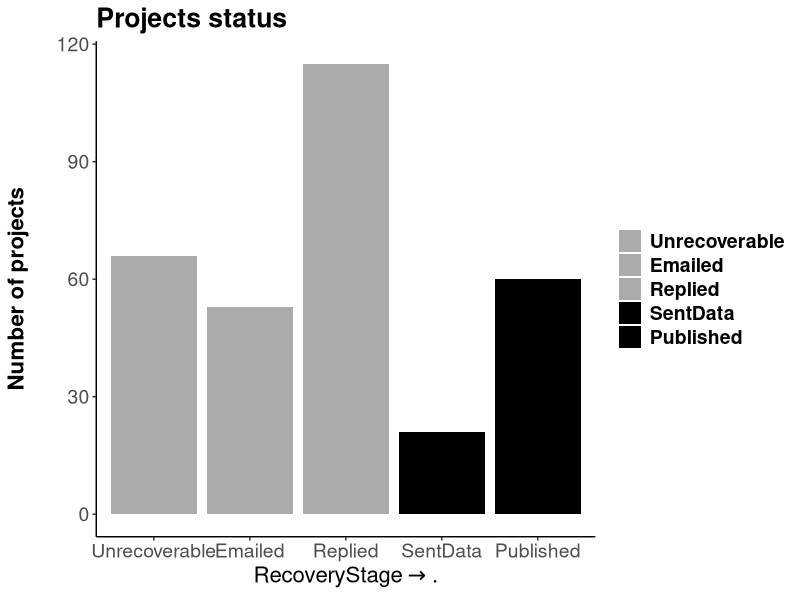

This chart was generated by the following R code: (Note: this script raises an error after producing the figure.)
## ---- chunk 1

library(knitr)
library(dplyr)
library(readr)
library(ggplot2)
library(reshape2)
library(grid)
library(gridExtra)
library(gtable)
library(cowplot)

rslt=read.csv('data/archResRevised2.csv',header=T,stringsAsFactors=F)
rslt[rslt$Status=='published','Status']<-'Published'

rslt$succ=ifelse(rslt$Status %in% c('Published','SentData','Revised'),0,1)
rslt$statSucc=ifelse(rslt$Status %in% c('Published','SentData','Revised'),1,2) # 1 = success, 2 = not successful

agDes=read.csv('data/ecoInfoAgencyDesig.csv',header=T,stringsAsFactors=T,col.names=c('agency','agGrp','agSubGrp'))
agDes$agGrp=gsub('nonProf','private',agDes$agGrp)

rslt2=merge(rslt,agDes,all.x=T)
rslt2=rslt2 %>%
  filter(!end>2010) 
## ---- chunk 2

overall=table(rslt2$Status)
overallLong=melt(overall)
colnames(overallLong)=c('Status','nDatasets')
overall2=overallLong %>%
  mutate(prop=nDatasets/sum(nDatasets))

possible=overallLong %>%
  filter(!Status=='Unrecoverable') %>%
  mutate(prop=nDatasets/sum(nDatasets))

statusOrd=c('Unrecoverable','Emailed','Replied','SentData','Revised','Published')
#rslt2$Status=as.factor(rslt2$Status,levels=statusOrd,ordered=T)
statGrey=c('Unrecoverable'='gray67',
             'Emailed'='gray67',
             'Replied'='gray67',
             'SentData'='black',
             'Revised'='black',
             'Published'='black')

statPlot=ggplot()+
  geom_bar(data=rslt2,
                 aes(x=factor(Status,levels=statusOrd,ordered=T),fill=Status))+
  scale_fill_manual(labels=statusOrd,breaks=statusOrd,values=statGrey)+
  theme(legend.title=element_blank())+
  theme(panel.grid.major = element_blank(),
        panel.grid.minor = element_blank(),
        panel.border = element_blank(),
        panel.background = element_blank())+
  #theme(axis.text.x = element_text(angle=90))+
  xlab(expression(RecoveryStage %->% .))+ # %->%, symbol(/256)
  ylab('Number of projects\n')+
  ggtitle('Projects status')+
  theme(axis.text=element_text(size=14),
        title=element_text(size=16,face="bold"),
        legend.text = element_text(size = 14, face = "bold"))+
  theme(axis.line.x = element_line(color="black"),
        axis.line.y = element_line(color="black"))

statPlot

## ---- chunk 3

catYN=as.data.frame(table(rslt2$dataType,rslt2$succ))
colnames(catYN)=c('category','succ','nDatasets')

broadSpl=strsplit(as.character(catYN$category),'-')
catYN$broad=sapply(broadSpl,function(x) x[1])
bioSub=sapply(broadSpl,function(x) x[2])

bioYN=catYN %>%
  filter(broad=='biological') %>%
  mutate(subCat=na.omit(bioSub)) %>%
  group_by(category) %>%
  mutate(grpTots=sum(nDatasets)) %>%
  mutate(prop=nDatasets/grpTots)

bioYN$subCat=factor(bioYN$subCat,levels=c("habitat",'plankton','benthicInverts','fish','birds','mammals'))

##### general fields (biology grouped)

sums=bioYN %>%
  group_by(succ) %>%
  summarise(nDatasets=sum(nDatasets)) %>%
  mutate(category='biological') %>%
  select(category,succ,nDatasets)

broadDf=catYN %>%
  filter(!broad=='biological') %>%
  group_by(broad) %>%
  mutate(grpTots=sum(nDatasets)) %>%
  mutate(prop=nDatasets/grpTots)
  
broadDf$category<-factor(broadDf$category,levels=c('physical',"biological",'social',"oil",'modeling'))
broadDf[9:10,]<-sums
broadDf[9:10,'prop'] <- c(broadDf$nDatasets[9]/sum(sums$nDatasets),broadDf$nDatasets[10]/sum(sums$nDatasets))
broadDf[9:10,'grpTots'] <- sum(sums$nDatasets)

broadNds=ggplot(broadDf[broadDf$succ==0,],aes(x=category,y=grpTots))+
  geom_bar(stat = "identity",fill="grey")+
  theme(axis.line=element_line('black'),
        panel.grid.major = element_blank(),
        panel.grid.minor = element_blank(),
        panel.border = element_blank(),
        panel.background = element_blank())+
  theme(axis.text.x = element_blank(),
        axis.title.x = element_blank())+
  ggtitle('General fields')+
  ylab('Number of projects\n')+
  theme(axis.text=element_text(size=14),
        title=element_text(size=16,face="bold"))+
  theme(axis.line.x = element_line(color="black"),
        axis.line.y = element_line(color="black"))
  
broadPerc=ggplot(broadDf[broadDf$succ==0,],aes(x=category,y=(prop*100)))+
  geom_bar(stat = "identity",fill="black")+
  scale_x_discrete(labels=c('physical',"biological",'social',"oil",'modeling'))+
  theme(axis.line=element_line('black'),
        panel.grid.major = element_blank(),
        panel.grid.minor = element_blank(),
        panel.border = element_blank(),
        panel.background = element_blank(),
        axis.text.x = element_text(angle=90))+
  xlab('Field')+
  ylab('% successful\n')+
  ylim(0,63)+
  theme(axis.text=element_text(size=14),
        title=element_text(size=16,face="bold"))+
  theme(axis.line.x = element_line(color="black"),
        axis.line.y = element_line(color="black"))+
  # annotate("text", x = 1, y=broadDf$prop[[3]]*100+2, label = as.character(broadDf[broadDf$category=="physical" & broadDf$succ==0,"grpTots"]))+
  # annotate("text", x = 2, y=broadDf$prop[[9]]*100+2, label = as.character(broadDf[broadDf$category=="biological" & broadDf$succ==0,"grpTots"]))+
  annotate("text", x = 3, y=broadDf$prop[[4]]*100+1, label = "*",size=7) #as.character(broadDf[broadDf$category=="social" & broadDf$succ==0,"grpTots"]))+
  # annotate("text", x = 4, y=broadDf$prop[[2]]*100+2, label = as.character(broadDf[broadDf$category=="oil" & broadDf$succ==0,"grpTots"]))+
  # annotate("text", x = 5, y=broadDf$prop[[1]]*100+2, label = as.character(broadDf[broadDf$category=="modeling" & broadDf$succ==0,"grpTots"]))

#biology fields

bioPerc=ggplot(bioYN[bioYN$succ==0,],aes(x=subCat,y=(prop*100)))+
  geom_bar(stat = "identity",fill="black")+
  scale_x_discrete(labels=c("habitat","plankton","inverts","fish","birds","mammals"))+
  theme(axis.line=element_line('black'),
        panel.grid.major = element_blank(),
        panel.grid.minor = element_blank(),
        panel.border = element_blank(),
        panel.background = element_blank())+
  theme(axis.text.x = element_text(angle=90),
        axis.title.y = element_blank())+
  ylim(0,63)+
  xlab('Bio Field')+
  #ylab('% successful')+
  theme(axis.text=element_text(size=14),
        title=element_text(size=16,face="bold"))+
  theme(axis.line.x = element_line(color="black"),
        axis.line.y = element_line(color="black"))+
  # annotate("text", x = 1, y=bioYN$prop[[4]]*100+3, label = as.character(bioYN[bioYN$category=="biological-habitat" & bioYN$succ==0,"grpTots"]))+
  # annotate("text", x = 2, y=bioYN$prop[[6]]*100+3, label = as.character(bioYN[bioYN$category=="biological-plankton" & bioYN$succ==0,"grpTots"]))+
  # annotate("text", x = 3, y=bioYN$prop[[1]]*100+3, label = as.character(bioYN[bioYN$category=="biological-benthicInverts" & bioYN$succ==0,"grpTots"]))+
  annotate("text", x = 4, y=bioYN$prop[[3]]*100+1, label = "*",size=7) #as.character(bioYN[bioYN$category=="biological-fish" & bioYN$succ==0,"grpTots"]))+
  # annotate("text", x = 5, y=bioYN$prop[[2]]*100+3, label = as.character(bioYN[bioYN$category=="biological-birds" & bioYN$succ==0,"grpTots"]))+
  # annotate("text", x = 6, y=bioYN$prop[[5]]*100+3, label = as.character(bioYN[bioYN$category=="biological-mammals" & bioYN$succ==0,"grpTots"]))

bioNds=ggplot(bioYN[bioYN$succ==0,],aes(x=subCat,y=grpTots))+
  geom_bar(stat = "identity",fill="grey")+
  theme(axis.line=element_line('black'),
        panel.grid.major = element_blank(),
        panel.grid.minor = element_blank(),
        panel.border = element_blank(),
        panel.background = element_blank())+
  theme(axis.text.x = element_blank(),
        axis.title = element_blank())+
  #ylim=c(0,300)+
  ggtitle('Biology sub-fields')+
  ylab('Number of projects\n')+
  theme(axis.text=element_text(size=14),
        title=element_text(size=16,face="bold"))+
  theme(axis.line.x = element_line(color="black"),
        axis.line.y = element_line(color="black"))

# grid.arrange(broadNds,bioNds,broadPerc,bioPerc, ncol = 2,heights=c(1,1.5))

plot_grid(broadNds,bioNds,broadPerc,bioPerc, ncol = 2, rel_heights=c(0.5,1),align="v")

## ---- chunk 4
secSubYN=as.data.frame(table(rslt2$agSubGrp,rslt2$succ))
colnames(secSubYN)=c('subSector','succ','nDatasets')

secSubYN2=secSubYN %>%
  group_by(subSector) %>%
  mutate(grpTots=sum(nDatasets)) %>%
  mutate(prop=nDatasets/grpTots)
secSubYN2$subSector=factor(secSubYN2$subSector,levels=c("gov_fed","gov_state","academia","nonProf","private","tribe"),ordered = T)

subSecNds=ggplot(secSubYN2,aes(x=subSector,y=nDatasets))+
  geom_bar(stat = "identity",fill="grey")+
  theme(axis.line=element_line('black'),
        panel.grid.major = element_blank(),
        panel.grid.minor = element_blank(),
        panel.border = element_blank(),
        panel.background = element_blank())+
  theme(axis.text.x = element_blank(),
        axis.title.x = element_blank())+
  ylab('Number of projects\n')+
  theme(axis.text=element_text(size=14),
        title=element_text(size=16,face="bold"))+
  theme(axis.line.x = element_line(color="black"),
        axis.line.y = element_line(color="black"))

subSecPerc=ggplot(secSubYN2[secSubYN2$succ==0,],aes(x=subSector,y=as.numeric(prop*100)))+
  geom_bar(stat = "identity",fill="black")+
  scale_x_discrete(breaks=levels(secSubYN2$subSector),
                   labels=c("Gov - fed","Gov - State","academia","non-profit","for-profit","AK native"))+
  theme(axis.line=element_line('black'),
        panel.grid.major = element_blank(),
        panel.grid.minor = element_blank(),
        panel.border = element_blank(),
        panel.background = element_blank(),
        axis.text.x = element_text(angle=90))+
  xlab('\nSector')+
  ylab('% successful\n')+
  ylim(0,63)+
  #ggtitle('Percent success by research sector type')+
  theme(axis.text=element_text(size=14),
        title=element_text(size=16,face="bold"))+
  theme(axis.line.x = element_line(color="black"),
        axis.line.y = element_line(color="black"))
  # annotate("text", x = 1, y=secSubYN2$prop[[2]]*100+3, label = as.character(secSubYN2[secSubYN2$subSector=="gov_fed" & secSubYN2$succ==0,"grpTots"]))+
  # annotate("text", x = 2, y=secSubYN2$prop[[3]]*100+3, label = as.character(secSubYN2[secSubYN2$subSector=="gov_state" & secSubYN2$succ==0,"grpTots"]))+
  # annotate("text", x = 3, y=secSubYN2$prop[[1]]*100+3, label = as.character(secSubYN2[secSubYN2$subSector=="academia" & secSubYN2$succ==0,"grpTots"]))+
  # annotate("text", x = 4, y=secSubYN2$prop[[4]]*100+3, label = as.character(secSubYN2[secSubYN2$subSector=="nonProf" & secSubYN2$succ==0,"grpTots"]))+
  # annotate("text", x = 5, y=secSubYN2$prop[[5]]*100+3, label = as.character(secSubYN2[secSubYN2$subSector=="private" & secSubYN2$succ==0,"grpTots"]))+
  # annotate("text", x = 6, y=secSubYN2$prop[[6]]*100+3, label = as.character(secSubYN2[secSubYN2$subSector=="tribe" & secSubYN2$succ==0,"grpTots"]))

# grid.arrange(subSecNds, subSecPerc, ncol = 1, heights=c(1,1.75))
plot_grid(subSecNds, subSecPerc, ncol = 1, rel_heights=c(1,1.75),align="v")

## ---- chunk 5

rslt2$succ<-ifelse(rslt2$Status %in% c('Unrecoverable','Emailed','Replied'),1,0)

endYr=rslt2 %>%
  filter(!end<1989) %>%
  filter(!end>2010) %>%
  select(succ,end)

endYrs=as.data.frame(table(endYr$end,endYr$succ))
colnames(endYrs)=c('year','succ','freq')
endYrs<- mutate(endYrs,since=(2012-as.numeric(paste(endYrs$year))))

yrsPropEnd<-endYrs %>%
  group_by(as.character(year)) %>%
  mutate(yrSum=sum(freq)) %>%
  mutate(prop=freq/yrSum)

yrsNds=ggplot(yrsPropEnd[yrsPropEnd$succ==0,],aes(x=since,y=yrSum)) +
  geom_bar( stat="identity",fill="grey")+
  theme(axis.line=element_line('black'),
        panel.grid.major = element_blank(),
        panel.grid.minor = element_blank(),
        panel.border = element_blank(),
        panel.background = element_blank(),
        axis.title.y=element_text(color="black"),
        axis.title.x=element_blank())+
  xlim(min(endYrs$since),max(endYrs$since))+
  #ylim(0,100)+ 
  #xlab('Years since funding award')+
  ylab('Number\nof projects')+
  theme(legend.position="none",
        axis.text=element_text(size=14),
        title=element_text(size=16,face="bold"),
        axis.line.x = element_line(color="black"),
        axis.line.y = element_line(color="black"))


yrsPerc=ggplot(yrsPropEnd[yrsPropEnd$succ==0,],aes(x=since,y=as.numeric(prop*100)))+
  geom_bar(stat = "identity",fill="black")+
  xlim(min(endYrs$since),max(endYrs$since))+
  theme(axis.line=element_line('black'),
        panel.grid.major = element_blank(),
        panel.grid.minor = element_blank(),
        panel.border = element_blank(),
        panel.background = element_blank())+
  xlab('Age of data (years)')+
  ylab('% successful\n')+
  ylim(0,63)+
  theme(axis.text=element_text(size=14),
        title=element_text(size=16,face="bold"))+
  theme(axis.line.x = element_line(color="black"),
        axis.line.y = element_line(color="black"))

# grid.arrange(yrsNds, yrsPerc, ncol = 1, heights=c(1,1.5))
plot_grid(yrsNds, yrsPerc, ncol = 1, rel_heights=c(1,1.5),align="v")
## ---- chunk 6
reas=rslt2 %>%
  filter(Status=='Unrecoverable') %>%
  filter(!reason=="no data generated") %>%
  filter(!reason=="data uvailable") %>%
  select(Status,reason)
reasTab=as.data.frame(table(reas$reason))
colnames(reasTab)=c('reason','nDatasets')

## add in status = 'emailed' to 'no contact info' & status = "replied" to unwilling to share? ...discuss with group

reasTab[reasTab$reason=='no contact info',"nDatasets"] <- (reasTab[reasTab$reason=='no contact info',"nDatasets"] + length(rslt2[rslt2$Status=='Emailed','Status'])) 

levels(reasTab$reason)=c(levels(reasTab$reason),'communication lost')

reasTab[6,]<-c('communication lost', length(rslt2[rslt2$Status=='Replied','Status'])+1)# +1 for one of the 'data unavailable' datasets, add the other to "data lost"
reasTab[1,2]<-as.numeric(as.character(reasTab[reasTab$reason=="data lost","nDatasets"]))+1

reasTab<-arrange(reasTab,as.numeric(nDatasets))
reasTab$reason<-factor(reasTab$reason,levels = reasTab$reason,ordered = T)

reasTot=sum(as.numeric(reasTab$nDatasets))
reasTab$perc=as.numeric(reasTab$nDatasets)/reasTot

whyNot<-ggplot(reasTab,aes(x=reason,y=as.numeric(perc)*100))+
  geom_bar(stat = "identity")+
  coord_flip()+
  theme(axis.line=element_line('black'),
        panel.grid.major = element_blank(),
        panel.grid.minor = element_blank(),
        panel.border = element_blank(),
        panel.background = element_blank())+
  #theme(axis.text.x = element_text(angle=90))+
  ylim(0,63)+
  xlab('')+
  ylab('\nPercent of unsuccessful projects')+
  ggtitle('Why are data not recovered?')+
  theme(axis.text=element_text(size=14),
        title=element_text(size=16,face="bold"))+
  theme(axis.line.x = element_line(color="black"),
        axis.line.y = element_line(color="black")) ## *** add each n as text above bar
whyNot
